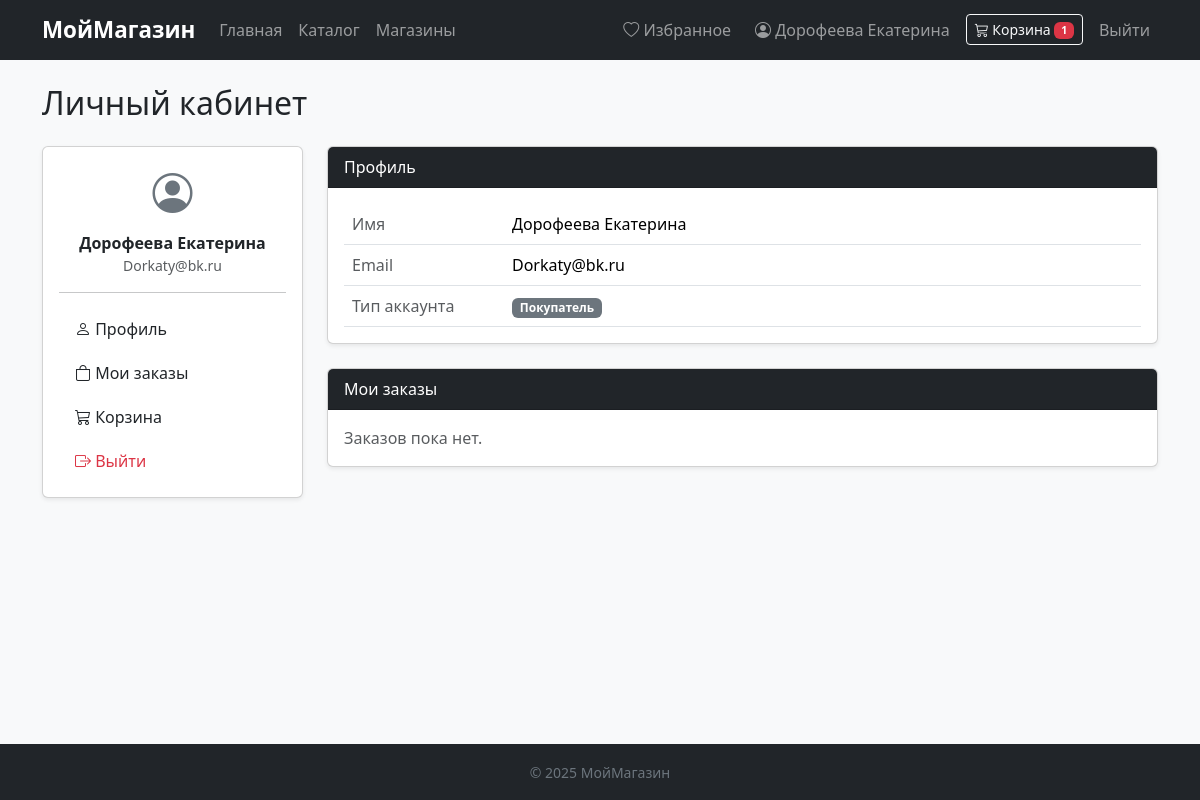
The page /account (signed in) on the database as committed earlier.
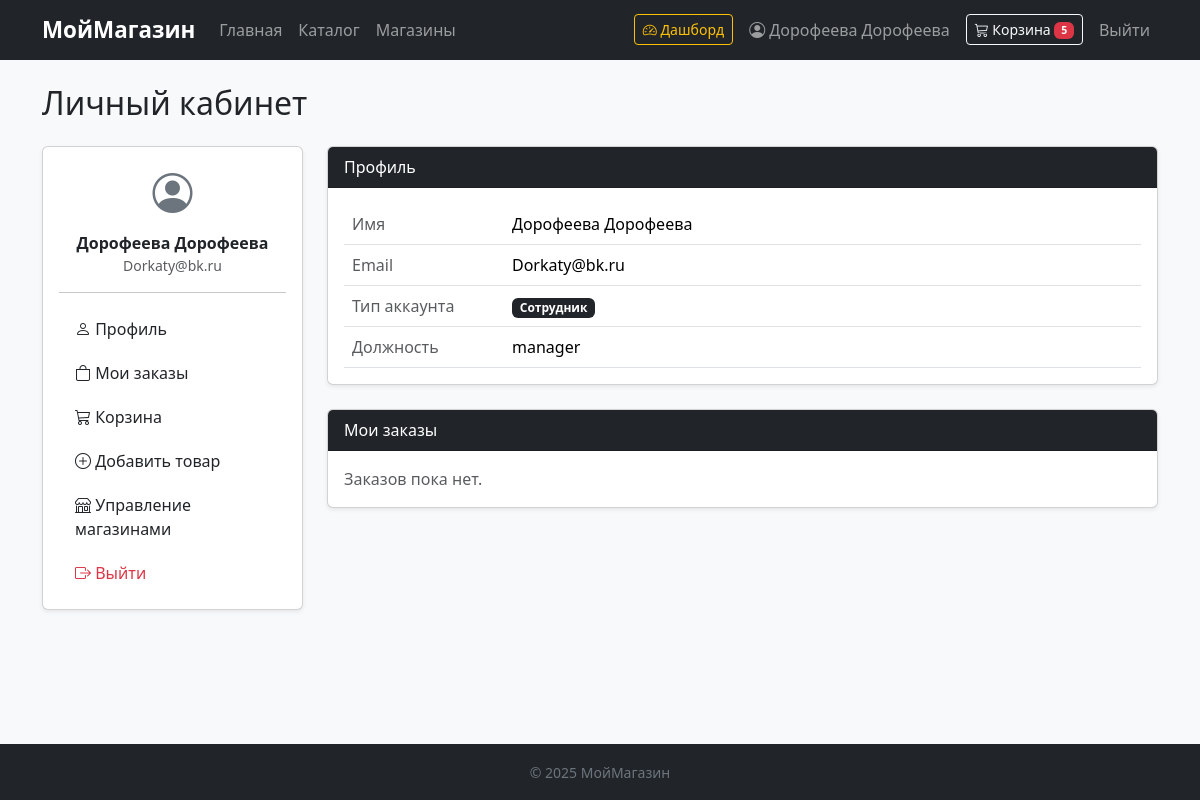
The same page on the database as committed later.
### data/users.py (models this page shows, shortened)
class User(SqlAlchemyBase, UserMixin):
    __tablename__ = 'users'
    id = Column(Integer, primary_key=True, autoincrement=True)
    name = Column(String, nullable=True)
    email = Column(String, index=True, unique=True, nullable=True)
    hashed_password = Column(String, nullable=True)
    role = Column(Enum("admin", "user", "manager", "warehouse", "support", "courier", name="user_roles"), nullable=True)
    created_date = Column(DateTime, default=datetime.datetime.now)

### app.py (the view)
@app.route('/account')
@login_required
def account():
    return render_template('account.html', user=current_user)

### app.py (called while the page is built)
@contextmanager
def session_scope():
    db_sess = db_session.create_session()
    try:
        yield db_sess
    finally:
        db_sess.close()

def cart_count():
    if not current_user.is_authenticated:
        return 0
    with session_scope() as db_sess:
        items = db_sess.query(Cart).filter(Cart.user_id == current_user.id).all()
        return sum(item.quantity for item in items)

@app.context_processor
def inject_cart_count():
    return dict(cart_count=cart_count())

@login_manager.user_loader
def load_user(user_id):
    with session_scope() as db_sess:
        return db_sess.get(User, user_id)

### data/db_session.py (called while the page is built)
def create_session() -> Session:
    global __factory
    return __factory()

### templates/account.html (shortened to what this page needs)
{% extends 'base.html' %}
{% block content %}
<h2 class="mb-4">Личный кабинет</h2>
<div class="row g-4">
    <div class="col-md-3">
        <div class="card shadow-sm">
            <div class="card-body">
                <div class="text-center mb-3">
                    <i class="bi bi-person-circle fs-1 text-secondary"></i>
                    <p class="fw-bold mt-2 mb-0">{{ user.name }}</p>
                    <p class="text-muted small">{{ user.email }}</p>
                </div>
                <hr>
                <ul class="nav flex-column gap-1">
                    <li><a href="{{ url_for('account') }}" class="nav-link text-dark"><i class="bi bi-person"></i> Профиль</a></li>
                    <li><a href="#" class="nav-link text-dark"><i class="bi bi-bag"></i> Мои заказы</a></li>
                    <li><a href="{{ url_for('cart') }}" class="nav-link text-dark"><i class="bi bi-cart3"></i> Корзина</a></li>
                    {% if user.role in ["admin", "manager", "warehouse"] %}
                    <li><a href="{{ url_for('add_product') }}" class="nav-link text-dark"><i class="bi bi-plus-circle"></i> Добавить товар</a></li>
                    <li><a href="{{ url_for('stores') }}" class="nav-link text-dark"><i class="bi bi-shop"></i> Управление магазинами</a></li>
                    {% endif %}
                    <li><a href="{{ url_for('logout') }}" class="nav-link text-danger"><i class="bi bi-box-arrow-right"></i> Выйти</a></li>
                </ul>
            </div>
        </div>
    </div>
    <div class="col-md-9">
        <div class="card shadow-sm mb-4">
            <div class="card-header bg-dark text-white">Профиль</div>
            <div class="card-body">
                <table class="table mb-0">
                    <tr>
                        <td class="text-muted" style="width:160px;">Имя</td>
                        <td>{{ user.name or '—' }}</td>
                    </tr>
                    <tr>
                        <td class="text-muted">Email</td>
                        <td>{{ user.email }}</td>
                    </tr>
                    <tr>
                        <td class="text-muted">Тип аккаунта</td>
                        <td>
                            {% if user.role == 'user' %}
                            <span class="badge bg-secondary">Покупатель</span>
                            {% else %}
                            <span class="badge bg-dark">Сотрудник</span>
                            {% endif %}
                        </td>
                    </tr>
                    {% if user.role != 'user' %}
                    <tr>
                        <td class="text-muted">Должность</td>
                        <td>{{ user.role }}</td>
                    </tr>
                    {% endif %}
                </table>
            </div>
        </div>
        <div class="card shadow-sm">
            <div class="card-header bg-dark text-white">Мои заказы</div>
            <div class="card-body text-muted">Заказов пока нет.</div>
        </div>
    </div>
</div>
{% endblock %}

### templates/base.html (shortened to what this page needs)
<!DOCTYPE html>
<html lang="ru">
<head>
    <link href="https://cdn.jsdelivr.net/npm/bootstrap@5.3.3/dist/css/bootstrap.min.css" rel="stylesheet">
    <link href="https://cdn.jsdelivr.net/npm/bootstrap-icons@1.11.3/font/bootstrap-icons.css" rel="stylesheet">
</head>
<body class="bg-light">
<nav class="navbar navbar-expand-lg navbar-dark bg-dark">
    <div class="container">
        <a class="navbar-brand" href="{{ url_for('index') }}">МойМагазин</a>
        <div class="collapse navbar-collapse" id="navMenu">
            <ul class="navbar-nav me-auto">
                <li class="nav-item"><a class="nav-link" href="{{ url_for('index') }}">Главная</a></li>
                <li class="nav-item"><a class="nav-link" href="{{ url_for('catalog') }}">Каталог</a></li>
                <li class="nav-item"><a class="nav-link" href="{{ url_for('stores') }}">Магазины</a></li>
            </ul>
            <ul class="navbar-nav align-items-center gap-2">
                {% if current_user.is_authenticated %}
                    {% if current_user.role in ["admin", "manager", "warehouse", "support", "courier"] %}
                    <li class="nav-item">
                        <a class="btn btn-sm btn-outline-warning" href="{{ url_for('dashboard') }}">
                            <i class="bi bi-speedometer2"></i> Дашборд
                        </a>
                    </li>
                    {% endif %}
                    {% if current_user.role == 'user' %}
                    <li class="nav-item">
                        <a class="nav-link" href="{{ url_for('wishlist') }}">
                            <i class="bi bi-heart"></i> Избранное
                        </a>
                    </li>
                    {% endif %}
                    <li class="nav-item">
                        <a class="nav-link" href="{{ url_for('account') }}">
                            <i class="bi bi-person-circle"></i> {{ current_user.name }}
                        </a>
                    </li>
                    <li class="nav-item">
                        <a class="btn btn-sm btn-outline-light" href="{{ url_for('cart') }}">
                            <i class="bi bi-cart3"></i> Корзина
                            {% if cart_count > 0 %}
                            <span class="badge bg-danger">{{ cart_count }}</span>
                            {% endif %}
                        </a>
                    </li>
                    <li class="nav-item">
                        <a class="nav-link" href="{{ url_for('logout') }}">Выйти</a>
                    </li>
                {% else %}
                    <li class="nav-item"><a class="nav-link" href="{{ url_for('login') }}">Войти</a></li>
                    <li class="nav-item">
                        <a class="btn btn-sm btn-outline-light" href="{{ url_for('register') }}">Регистрация</a>
                    </li>
                {% endif %}
            </ul>
        </div>
    </div>
</nav>
<main class="container my-4">
    {% block content %}{% endblock %}
</main>
<footer class="bg-dark text-secondary text-center py-3 mt-5">
    <small>&copy; 2025 МойМагазин</small>
</footer>
</body>
</html>

### templates/base.html (style rules this page uses)
.navbar-brand { font-weight: 700; font-size: 1.4rem; }
html, body { height: 100%; }
body { display: flex; flex-direction: column; min-height: 100vh; }
main { flex: 1 0 auto; }
footer { flex-shrink: 0; }

Rows that differ between the two databases and show on the page:
changed User "Dorkaty@bk.ru": name "Дорофеева Екатерина" → "Дорофеева Дорофеева"; role (not shown) → "manager"
Other text that changed with them:
{{ cart_count }}: "1" → "5"
text no longer shown: "Избранное Покупатель"
text now shown: "Дашборд Добавить товар Управление магазинами Сотрудник Должность"
